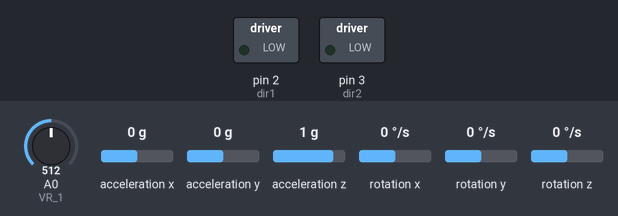
The sketch below on a simulated Arduino Uno, built with avr-gcc and run on an emulated ATmega328P. Parts: switched loads named in the sketch (green lamp = pin HIGH). Wiring (inferred from the names in the program): MPU-6050 motion sensor at I2C address 0x68. Inputs (shaded band) come from the test bench; at power-on: acceleration x 0 g, A0 (VR_1) = 512, acceleration y 0 g, acceleration z 1 g, rotation x 0 °/s, rotation y 0 °/s, rotation z 0 °/s. Pins used as bus, display or sensor lines are not drawn; what the sketch prints to the serial monitor is not drawn.

Above: at 1.3 s.
1.4 s: acceleration x set to 0.2 g
At 2.3 s:
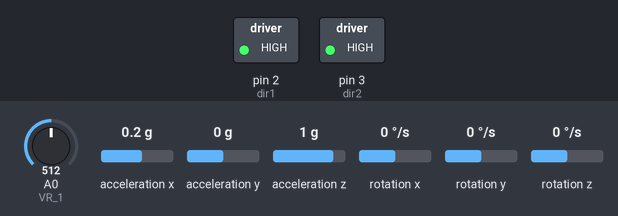
2.9 s: acceleration x set to -1.4 g
At 3.4 s:
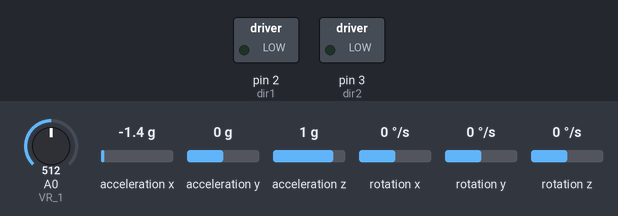
4.4 s: acceleration x set to 0 g
At 5.6 s:
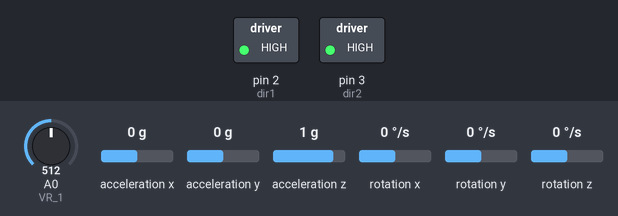
Timing chart, 0 to 10.4 s (numbered marks = the images above; inputs shaded):
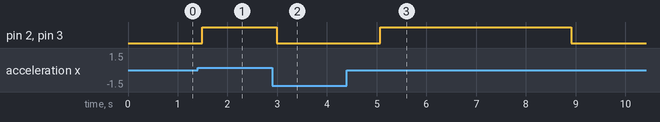

The sketch:

balancing_ard_kaman.ino
```cpp
#include <Arduino.h>
#include <Wire.h>
#include <Kalman.h>


#define RESTRICT_PITCH
Kalman kalmanX;
Kalman kalmanY;
double accX, accY, accZ;
double gyroX, gyroY, gyroZ;
int16_t tempRaw;


#define dir1  2
#define dir2  3
#define sck1  4
#define sck2  5
#define VR_1 0
#define VR_2 1
#define VR_3 2
#define VR_4 3
#define VR_5 6


#define Gry_offset 0.00
#define Gyr_Gain 0.00763358
#define Angle_offset 0.00f
#define offset_motor1  1275
#define offset_motor2  1275
#define pi 3.14159

void myPID(void);
void PWMControl(float set_motor1, float set_motor2);
float limit(float input, int min_limit, int max_limit);
float smooth(float alfa, float new_data, float old_data);
void MOTOR_Handle(void);
void mpu6050raed(void);

float P_CompCoeff = 0.95;

long data;
int x, y;

///kp = 11.36
float kp = 14.50, ki = 0.000, kd = 0.1;
float r_angle, f_angle, output_pid;
float Turn_Speed = 0, Turn_Speed_K = 0;
float Run_Speed = 0, Run_Speed_K = 0, Run_Speed_T = 0;
float LOutput, ROutput;

unsigned long preTime = 0;
float SampleTime = 0.08;
unsigned long lastTime;
float Input, Output;
float errSum, dErr, error, lastErr;
int timeChange;

uint8_t buf[32];
//unsigned long previousMillis = 0;        // will store last time LED was updated
unsigned long previousMillis = 0;
unsigned long previousMillis2 = 0;
// constants won't change :
const long interval = 10;
int8_t motor_a_m, motor_b_m, angle_m, error_m, error_dot_m, kp_m, ki_m, kd_m;
int Output_m;
uint32_t time_now, time_prev, time_prev2;


//Servo myservo1;
//Servo myservo2;

float vr1, vr2, vr3, vr4, vr5, vr6;

boolean s1 = 0;
boolean s2 = 0;
double gyroXangle, gyroYangle; // Angle calculate using the gyro only
double compAngleX, compAngleY; // Calculated angle using a complementary filter
double kalAngleX, kalAngleY; // Calculated angle using a Kalman filter

uint32_t timer;
uint8_t i2cData[14]; // Buffer for I2C data
void setup()
{
  pinMode(dir1, OUTPUT);
  pinMode(dir2, OUTPUT);
  pinMode(sck1, OUTPUT);
  pinMode(sck2, OUTPUT);
  digitalWrite(dir1, LOW);
  digitalWrite(dir2, LOW);
  //  pinMode(VR_1, INPUT);
  //  pinMode(VR_2, INPUT);
  //  pinMode(VR_3, INPUT);
  //  pinMode(VR_4, INPUT);
  //  pinMode(VR_5, INPUT);

  Serial.begin(115200);
  Wire.begin();
#if ARDUINO >= 157
  Wire.setClock(400000UL); // Set I2C frequency to 400kHz
#else
  TWBR = ((F_CPU / 400000UL) - 16) / 2; // Set I2C frequency to 400kHz
#endif

  i2cData[0] = 7; // Set the sample rate to 1000Hz - 8kHz/(7+1) = 1000Hz
  i2cData[1] = 0x03; // Disable FSYNC and set 260 Hz Acc filtering, 256 Hz Gyro filtering, 8 KHz sampling
  i2cData[2] = 0x00; // Set Gyro Full Scale Range to ±250deg/s
  i2cData[3] = 0x00; // Set Accelerometer Full Scale Range to ±2g
  while (i2cWrite(0x19, i2cData, 4, false)); // Write to all four registers at once
  while (i2cWrite(0x6B, 0x01, true)); // PLL with X axis gyroscope reference and disable sleep mode

  while (i2cRead(0x75, i2cData, 1));
  if (i2cData[0] != 0x68) { // Read "WHO_AM_I" register
    Serial.print(F("Error reading sensor"));
    while (1);
  }

  delay(100); // Wait for sensor to stabilize

  /* Set kalman and gyro starting angle */
  while (i2cRead(0x3B, i2cData, 6));
  accX = (i2cData[0] << 8) | i2cData[1];
  accY = (i2cData[2] << 8) | i2cData[3];
  accZ = (i2cData[4] << 8) | i2cData[5];

  // Source: http://www.freescale.com/files/sensors/doc/app_note/AN3461.pdf eq. 25 and eq. 26
  // atan2 outputs the value of -π to π (radians) - see http://en.wikipedia.org/wiki/Atan2
  // It is then converted from radians to degrees
#ifdef RESTRICT_PITCH // Eq. 25 and 26
  double roll  = atan2(accY, accZ) * RAD_TO_DEG;
  double pitch = atan(-accX / sqrt(accY * accY + accZ * accZ)) * RAD_TO_DEG;
#else // Eq. 28 and 29
  double roll  = atan(accY / sqrt(accX * accX + accZ * accZ)) * RAD_TO_DEG;
  double pitch = atan2(-accX, accZ) * RAD_TO_DEG;
#endif

  kalmanX.setAngle(roll); // Set starting angle
  kalmanY.setAngle(pitch);
  gyroXangle = roll;
  gyroYangle = pitch;
  compAngleX = roll;
  compAngleY = pitch;

  timer = micros();
}
float butA_motor = 0;
float butB_motor = 0;
float ftoA_motor = 0;
unsigned long period_A, period_B;


void loop()
{
  time_now = millis();
  vr1 = smooth(0.01f, (analogRead(VR_1) ), vr1);
  if (time_now - time_prev >= 5)
  {
    time_prev = time_now;
    ///////////////////////////////////////////////////

       //kp = vr1 * .1f ;
       //kd = vr2 * .01f ;
    //    kd = vr3 * .01f ;
    //    Run_Speed_T = vr4 * 0.3f ;
    //    r_angle = (-vr5 + 512) * 0.04f ;
//
//    f_angle += ((-gy / 32.8f) * (0.01f));
//    float pitchAcc = atan2(ax, az) * RAD_TO_DEG;
//    f_angle = P_CompCoeff * f_angle + (1.0f - P_CompCoeff) * pitchAcc;
//    f_angle = (int)(f_angle * 10);
//    f_angle = f_angle * 0.1f;
      mpu6050raed();
      Serial.println(kp);
      f_angle = kalAngleY;
    //Serial.print(pitchAcc); Serial.print("\t");
    //Serial.println(f_angle);

    ///////////////////////////////////////////////////

    //////////////////////////////////////////////////


    if (f_angle < 15 && f_angle > -15)
    {
      myPID();
      PWMControl( butA_motor,  butA_motor);
    } else {
      period_A = 0xffffffff;
      period_B = 0xffffffff;
      butA_motor = 0;
      errSum = 0;
    }
  }

  MOTOR_Handle();


    //vr2 = smooth(0.01f, (analogRead(VR_2) ), vr2);
  //  vr3 = smooth(0.01f, (analogRead(VR_3) ), vr3);
  //  vr4 = smooth(0.01f, (analogRead(VR_4) ), vr4);
  //  vr5 = smooth(0.01f, (analogRead(VR_5) ), vr5);

}


void myPID()
{
  lastErr = error;
  error = 0.20 + f_angle;
  dErr = (error - lastErr) * 10.0f;
  errSum = limit(errSum + (error * 0.01f), -100, 100);

  output_pid = (kp * error) + (ki * errSum) + (kd * dErr);

  LOutput = output_pid;
  ROutput = output_pid;
  butA_motor = limit((butA_motor + LOutput * 0.01f), -5, 5);
  //butA_motor =LOutput;
  //Serial.println(f_angle);
}

void PWMControl(float set_motor1, float set_motor2)
{
  //
  if (set_motor1 > 0.0)
  {
    set_motor1 =  1000000.00f / (3200.00f * set_motor1);
    digitalWrite(dir1, 0);
    digitalWrite(dir2, 0);

  } else {

    set_motor1 = -1000000.00f / (3200.00f * set_motor1);
    digitalWrite(dir1, 1);
    digitalWrite(dir2, 1);

  }

  period_A = set_motor1;
  period_B = period_A;

}

float limit(float input, int min_limit, int max_limit)
{
  if (input > max_limit)input = max_limit;
  if (input < min_limit)input = min_limit;
  return input;
}

float smooth(float alfa, float new_data, float old_data)
{
  return (old_data + alfa * (new_data - old_data));
}

void MOTOR_Handle(void)
{
  unsigned long currentMillis = micros();
  if (currentMillis - previousMillis >= period_A)
  {
    // save the last time you blinked the LED
    previousMillis = currentMillis;
    s1 = !s1;
    digitalWrite(sck2, s1);
  }

  if (currentMillis - previousMillis2 >= period_B)
  {
    // save the last time you blinked the LED
    previousMillis2 = currentMillis;
    s2 = !s2;
    digitalWrite(sck2, s2);
  }
}
void mpu6050raed(void) {
  /* Update all the values */
  while (i2cRead(0x3B, i2cData, 14));
  accX = ((i2cData[0] << 8) | i2cData[1]);
  accY = ((i2cData[2] << 8) | i2cData[3]);
  accZ = ((i2cData[4] << 8) | i2cData[5]);
  tempRaw = (i2cData[6] << 8) | i2cData[7];
  gyroX = (i2cData[8] << 8) | i2cData[9];
  gyroY = (i2cData[10] << 8) | i2cData[11];
  gyroZ = (i2cData[12] << 8) | i2cData[13];

  double dt = (double)(millis() - timer) / 1000; // Calculate delta time
  timer = millis();
  //double dt = 0.01f;
  // Source: http://www.freescale.com/files/sensors/doc/app_note/AN3461.pdf eq. 25 and eq. 26
  // atan2 outputs the value of -π to π (radians) - see http://en.wikipedia.org/wiki/Atan2
  // It is then converted from radians to degrees
#ifdef RESTRICT_PITCH // Eq. 25 and 26
  double roll  = atan2(accY, accZ) * RAD_TO_DEG;
  double pitch = atan(-accX / sqrt(accY * accY + accZ * accZ)) * RAD_TO_DEG;
#else // Eq. 28 and 29
  double roll  = atan(accY / sqrt(accX * accX + accZ * accZ)) * RAD_TO_DEG;
  double pitch = atan2(-accX, accZ) * RAD_TO_DEG;
#endif

  double gyroXrate = gyroX / 131.0; // Convert to deg/s
  double gyroYrate = gyroY / 131.0; // Convert to deg/s

#ifdef RESTRICT_PITCH
  // This fixes the transition problem when the accelerometer angle jumps between -180 and 180 degrees
  if ((roll < -90 && kalAngleX > 90) || (roll > 90 && kalAngleX < -90)) {
    kalmanX.setAngle(roll);
    compAngleX = roll;
    kalAngleX = roll;
    gyroXangle = roll;
  } else
    kalAngleX = kalmanX.getAngle(roll, gyroXrate, dt); // Calculate the angle using a Kalman filter

  if (abs(kalAngleX) > 90)
    gyroYrate = -gyroYrate; // Invert rate, so it fits the restriced accelerometer reading
  kalAngleY = kalmanY.getAngle(pitch, gyroYrate, dt);
#else
  // This fixes the transition problem when the accelerometer angle jumps between -180 and 180 degrees
  if ((pitch < -90 && kalAngleY > 90) || (pitch > 90 && kalAngleY < -90)) {
    kalmanY.setAngle(pitch);
    compAngleY = pitch;
    kalAngleY = pitch;
    gyroYangle = pitch;
  } else
    kalAngleY = kalmanY.getAngle(pitch, gyroYrate, dt); // Calculate the angle using a Kalman filter

  if (abs(kalAngleY) > 90)
    gyroXrate = -gyroXrate; // Invert rate, so it fits the restriced accelerometer reading
  kalAngleX = kalmanX.getAngle(roll, gyroXrate, dt); // Calculate the angle using a Kalman filter
#endif

  gyroXangle += gyroXrate * dt; // Calculate gyro angle without any filter
  gyroYangle += gyroYrate * dt;
  //gyroXangle += kalmanX.getRate() * dt; // Calculate gyro angle using the unbiased rate
  //gyroYangle += kalmanY.getRate() * dt;

  compAngleX = 0.93 * (compAngleX + gyroXrate * dt) + 0.07 * roll; // Calculate the angle using a Complimentary filter
  compAngleY = 0.93 * (compAngleY + gyroYrate * dt) + 0.07 * pitch;

  // Reset the gyro angle when it has drifted too much
  if (gyroXangle < -180 || gyroXangle > 180)
    gyroXangle = kalAngleX;
  if (gyroYangle < -180 || gyroYangle > 180)
    gyroYangle = kalAngleY;

  /* Print Data */
  //#if 0 // Set to 1 to activate
  //  Serial.print(accX); Serial.print("\t");
  //  Serial.print(accY); Serial.print("\t");
  //  Serial.print(accZ); Serial.print("\t");
  //
  //  Serial.print(gyroX); Serial.print("\t");
  //  Serial.print(gyroY); Serial.print("\t");
  //  Serial.print(gyroZ); Serial.print("\t");
  //
  //  Serial.print("\t");
  //#endif

  //  Serial.print(roll); Serial.print("\t");
  //  Serial.print(gyroXangle); Serial.print("\t");
  //Serial.print(dt); Serial.print("\t");
  //Serial.print(kalAngleX); Serial.print("\t");

  //Serial.print("\t");
  //
  //  Serial.print(pitch); Serial.print("\t");
  //  Serial.print(gyroYangle); Serial.print("\t");
  //  Serial.print(compAngleY); Serial.print("\t");
   //Serial.print("\t");

  //#if 0 // Set to 1 to print the temperature
  //  Serial.print("\t");
  //
  //  double temperature = (double)tempRaw / 340.0 + 36.53;
  //  Serial.print(temperature); Serial.print("\t");
  //#endif

  //Serial.print("\r\n");
  //delay(10);

}
```

I2C.ino
```cpp
// (licence header left out)
const uint8_t IMUAddress = 0x68; // AD0 is logic low on the PCB
const uint16_t I2C_TIMEOUT = 1000; // Used to check for errors in I2C communication

uint8_t i2cWrite(uint8_t registerAddress, uint8_t data, bool sendStop) {
  return i2cWrite(registerAddress, &data, 1, sendStop); // Returns 0 on success
}

uint8_t i2cWrite(uint8_t registerAddress, uint8_t *data, uint8_t length, bool sendStop) {
  Wire.beginTransmission(IMUAddress);
  Wire.write(registerAddress);
  Wire.write(data, length);
  uint8_t rcode = Wire.endTransmission(sendStop); // Returns 0 on success
  if (rcode) {
    Serial.print(F("i2cWrite failed: "));
    Serial.println(rcode);
  }
  return rcode; // See: http://arduino.cc/en/Reference/WireEndTransmission
}

uint8_t i2cRead(uint8_t registerAddress, uint8_t *data, uint8_t nbytes) {
  uint32_t timeOutTimer;
  Wire.beginTransmission(IMUAddress);
  Wire.write(registerAddress);
  uint8_t rcode = Wire.endTransmission(false); // Don't release the bus
  if (rcode) {
    Serial.print(F("i2cRead failed: "));
    Serial.println(rcode);
    return rcode; // See: http://arduino.cc/en/Reference/WireEndTransmission
  }
  Wire.requestFrom(IMUAddress, nbytes, (uint8_t)true); // Send a repeated start and then release the bus after reading
  for (uint8_t i = 0; i < nbytes; i++) {
    if (Wire.available())
      data[i] = Wire.read();
    else {
      timeOutTimer = micros();
      while (((micros() - timeOutTimer) < I2C_TIMEOUT) && !Wire.available());
      if (Wire.available())
        data[i] = Wire.read();
      else {
        Serial.println(F("i2cRead timeout"));
        return 5; // This error value is not already taken by endTransmission
      }
    }
  }
  return 0; // Success
}
```

Measured:
- the behaviour switches between 0 and 0.1 g on acceleration x (found by bisection; images 0 and 1)
- after the input at 1.4 s, pin 2 (dir1), pin 3 (dir2): LOW → HIGH after 0.09 s
- after the input at 2.9 s, pin 2 (dir1), pin 3 (dir2): HIGH → LOW after 0.09 s
- after the input at 4.4 s, pin 2 (dir1), pin 3 (dir2): LOW → HIGH after 0.67 s, → LOW 3.8 s later
